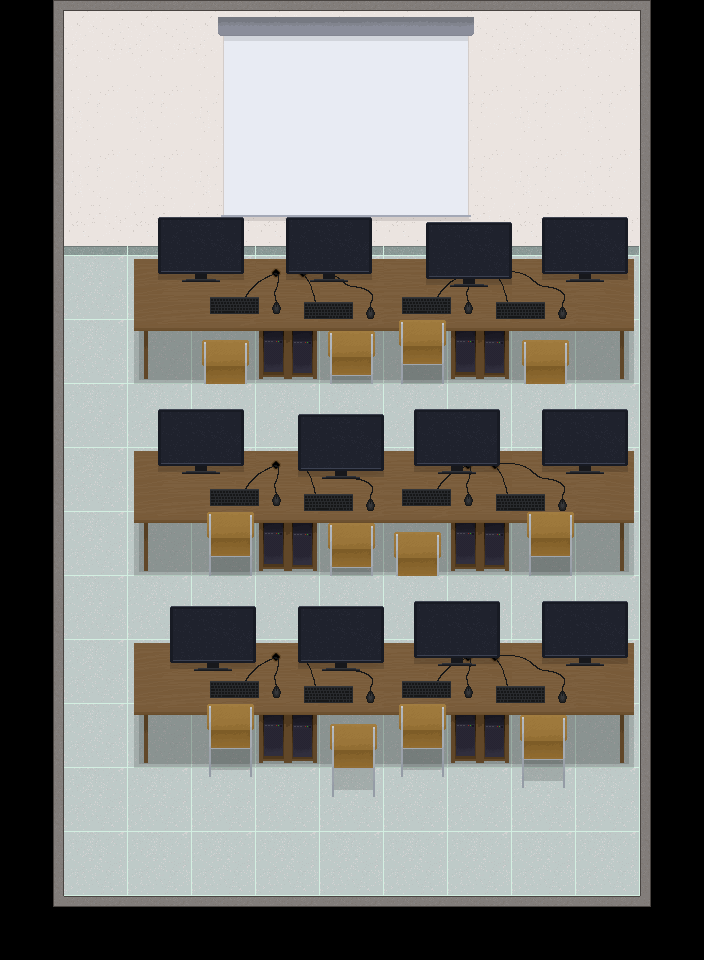

This game map was drawn from its Tiled (.tmx) file and the tilesets committed beside it. A one-line description and the full map source follow:
An orthogonal 11x15 tile map with 64x64 px tiles, 5 tile layers (Ground, Ground_layer1, Ground_layer2, Ground_layer3, ...), 3 tilesets and 12 objects (Player, Door).

<map version="1.10" tiledversion="1.11.2" orientation="orthogonal" renderorder="right-down" width="11" height="15" tilewidth="64" tileheight="64" infinite="0" nextlayerid="16" nextobjectid="14">
 <tileset firstgid="1" source="../tilesets/TileSet.tsx" />
 <tileset firstgid="401" source="../tilesets/TileSet1.tsx" />
 <tileset firstgid="501" source="../tilesets/Collectables.tsx" />
 <layer id="1" name="Ground" width="11" height="15">
  <data encoding="csv">
48,3,3,3,3,3,3,3,3,3,50,
46,4,4,4,4,4,4,4,4,4,45,
46,4,4,4,4,4,4,4,4,4,45,
46,5,5,5,5,5,5,5,5,5,45,
46,2,2,2,2,2,2,2,2,2,45,
46,2,2,2,2,2,2,2,2,2,45,
46,2,2,2,2,2,2,2,2,2,45,
46,2,2,2,2,2,2,2,2,2,45,
46,2,2,2,2,2,2,2,2,2,45,
46,2,2,2,2,2,2,2,2,2,45,
46,2,2,2,2,2,2,2,2,2,45,
46,2,2,2,2,2,2,2,2,2,45,
46,2,2,2,2,2,2,2,2,2,45,
46,2,2,2,2,2,2,2,2,2,45,
86,44,44,44,44,44,44,44,44,44,85
</data>
 </layer>
 <layer id="2" name="Ground_layer1" width="11" height="15">
  <data encoding="csv">
0,0,0,421,422,423,424,425,0,0,0,
0,0,0,431,432,433,434,435,0,0,0,
0,0,0,441,442,443,444,445,0,0,0,
0,0,0,451,452,453,454,455,0,0,0,
0,0,408,409,417,409,409,417,409,410,0,
0,0,418,419,427,419,419,427,419,420,0,
0,0,0,0,0,0,0,0,0,0,0,
0,0,408,409,417,409,409,417,409,410,0,
0,0,418,419,427,419,419,427,419,420,0,
0,0,0,0,0,0,0,0,0,0,0,
0,0,408,409,417,409,409,417,409,410,0,
0,0,418,419,427,419,419,427,419,420,0,
0,0,0,0,0,0,0,0,0,0,0,
0,0,0,0,0,0,0,0,0,0,0,
0,0,0,0,0,0,0,0,0,0,0
</data>
 </layer>
 <objectgroup id="14" name="Entities">
  <object id="12" name="Player" x="101.333" y="793.333">
   <point />
  </object>
 </objectgroup>
 <layer id="4" name="Ground_layer2" width="11" height="15">
  <data encoding="csv">
0,0,0,0,0,0,0,0,0,0,0,
0,0,0,0,0,0,0,0,0,0,0,
0,0,0,0,0,0,0,0,0,0,0,
0,0,0,0,0,0,0,0,0,0,0,
0,0,0,456,457,0,456,457,0,0,0,
0,0,0,0,0,0,0,0,0,0,0,
0,0,0,0,0,0,0,0,0,0,0,
0,0,0,456,457,0,456,457,0,0,0,
0,0,0,0,0,0,0,0,0,0,0,
0,0,0,0,0,0,0,0,0,0,0,
0,0,0,456,457,0,0,466,467,0,0,
0,0,0,0,0,0,0,0,0,0,0,
0,0,0,0,0,0,0,0,0,0,0,
0,0,0,0,0,0,0,0,0,0,0,
0,0,0,0,0,0,0,0,0,0,0
</data>
 </layer>
 <layer id="7" name="Ground_layer3" width="11" height="15">
  <data encoding="csv">
0,0,0,0,0,0,0,0,0,0,0,
0,0,0,0,0,0,0,0,0,0,0,
0,0,0,0,0,0,0,0,0,0,0,
0,0,0,0,0,0,0,0,0,0,0,
0,0,0,0,466,467,0,466,467,0,0,
0,0,0,0,0,0,0,0,0,0,0,
0,0,0,0,0,0,0,0,0,0,0,
0,0,0,0,466,467,0,466,467,0,0,
0,0,0,0,0,0,0,0,0,0,0,
0,0,0,0,0,0,0,0,0,0,0,
0,0,0,0,466,467,456,457,0,0,0,
0,0,0,0,0,0,0,0,0,0,0,
0,0,0,0,0,0,0,0,0,0,0,
0,0,0,0,0,0,0,0,0,0,0,
0,0,0,0,0,0,0,0,0,0,0
</data>
 </layer>
 <layer id="3" name="Ground_layer4" width="11" height="15">
  <data encoding="csv">
0,0,0,0,0,0,0,0,0,0,0,
0,0,0,0,0,0,0,0,0,0,0,
0,0,0,0,0,0,0,0,0,0,0,
0,0,429,430,429,430,449,450,429,430,0,
0,0,439,440,439,440,459,460,439,440,0,
0,0,0,416,0,428,436,0,416,0,0,
0,0,429,430,449,450,429,430,429,430,0,
0,0,439,440,459,460,439,440,439,440,0,
0,0,0,436,0,428,416,0,436,0,0,
0,0,449,450,449,450,429,430,429,430,0,
0,0,459,460,459,460,439,440,439,440,0,
0,0,0,436,0,416,436,0,428,0,0,
0,0,0,446,0,426,446,0,438,0,0,
0,0,0,0,0,0,0,0,0,0,0,
0,0,0,0,0,0,0,0,0,0,0
</data>
 </layer>
 <objectgroup id="12" name="Objects">
  <object id="9" gid="503" x="69.3333" y="638.667" width="64" height="64" />
  <object id="10" gid="504" x="72" y="448" width="64" height="64" />
  <object id="11" gid="505" x="502.667" y="437.333" width="64" height="64" />
 </objectgroup>
 <objectgroup id="13" name="Collisions">
  <object id="1" x="-33.3333" y="-16" width="92" height="964" />
  <object id="2" x="34.6667" y="888" width="629.333" height="78.6667" />
  <object id="3" x="648" y="-44" width="136" height="1009.33" />
  <object id="4" x="-30.6667" y="-84" width="796" height="274.667" />
  <object id="5" x="136" y="241.333" width="510.667" height="69.3333" />
  <object id="6" x="136" y="433.333" width="512" height="69.3333" />
  <object id="7" x="137.333" y="618.667" width="512" height="73.3333" />
 </objectgroup>
 <objectgroup id="15" name="Doors">
  <object id="13" name="Door" type="Door" x="118.667" y="824" width="148" height="73.3333">
   <properties>
    <property name="spawn_x" type="float" value="1477" />
    <property name="spawn_y" type="float" value="570" />
    <property name="target" value="map.tmx" />
   </properties>
  </object>
 </objectgroup>
</map>
